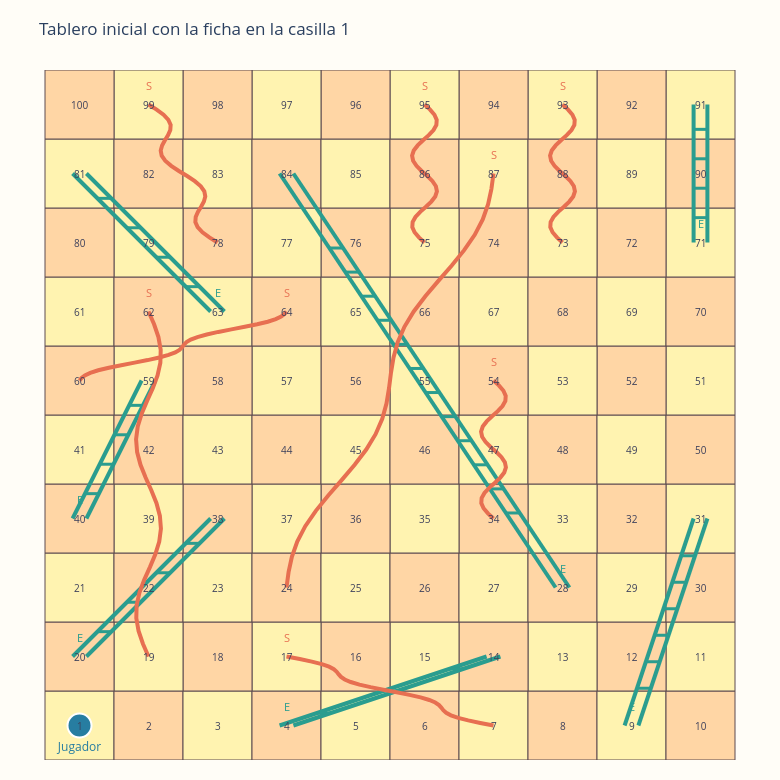

Notebook code cell kept with this figure:
### Markdown cell above
## Visualización del Tablero

La siguiente sección construye un tablero 2D con `plotly` y ejecuta una simulación animada de una partida. La ficha avanza según el resultado del dado y, cuando cae en una escalera o una serpiente, el desplazamiento adicional también se muestra visualmente sobre el tablero.

### Code cell
def board_coordinates(square):
    """Return the center coordinates for a given board square."""
    zero_based = square - 1
    row = zero_based // 10
    col_in_row = zero_based % 10
    if row % 2 == 0:
        x = col_in_row
    else:
        x = 9 - col_in_row
    y = row
    return x + 0.5, y + 0.5


def ladder_points(start, end):
    x1, y1 = board_coordinates(start)
    x2, y2 = board_coordinates(end)
    return np.column_stack([
        np.linspace(x1, x2, 16),
        np.linspace(y1, y2, 16),
    ])


def snake_points(start, end):
    x1, y1 = board_coordinates(start)
    x2, y2 = board_coordinates(end)
    t = np.linspace(0, 1, 28)
    x_curve = (1 - t) * x1 + t * x2 + 0.18 * np.sin(4 * np.pi * t)
    y_curve = (1 - t) * y1 + t * y2
    return np.column_stack([x_curve, y_curve])


def create_board_shapes():
    shapes = []
    for square in range(1, BOARD_END + 1):
        x, y = board_coordinates(square)
        fillcolor = '#FFF3B0' if ((int(x - 0.5) + int(y - 0.5)) % 2 == 0) else '#FFD6A5'
        shapes.append({
            'type': 'rect',
            'x0': x - 0.5, 'x1': x + 0.5,
            'y0': y - 0.5, 'y1': y + 0.5,
            'line': {'color': '#5C4B51', 'width': 1},
            'fillcolor': fillcolor,
            'layer': 'below',
        })

    for start, end in LADDERS.items():
        x1, y1 = board_coordinates(start)
        x2, y2 = board_coordinates(end)
        offset = 0.10
        for sign in (-1, 1):
            shapes.append({
                'type': 'line',
                'x0': x1 + sign * offset, 'y0': y1,
                'x1': x2 + sign * offset, 'y1': y2,
                'line': {'color': '#2A9D8F', 'width': 4},
            })
        rung_count = max(3, int(abs(y2 - y1) * 2))
        for fraction in np.linspace(0.18, 0.82, rung_count):
            left_x = (x1 - offset) + ((x2 - offset) - (x1 - offset)) * fraction
            left_y = y1 + (y2 - y1) * fraction
            right_x = (x1 + offset) + ((x2 + offset) - (x1 + offset)) * fraction
            right_y = y1 + (y2 - y1) * fraction
            shapes.append({
                'type': 'line',
                'x0': left_x, 'y0': left_y,
                'x1': right_x, 'y1': right_y,
                'line': {'color': '#2A9D8F', 'width': 3},
            })

    for start, end in SNAKES.items():
        curve = snake_points(start, end)
        path = 'M ' + ' L '.join(f'{x:.3f},{y:.3f}' for x, y in curve)
        shapes.append({
            'type': 'path',
            'path': path,
            'line': {'color': '#E76F51', 'width': 4},
        })

    return shapes


def create_board_annotations():
    annotations = []
    for square in range(1, BOARD_END + 1):
        x, y = board_coordinates(square)
        annotations.append({
            'x': x,
            'y': y,
            'text': str(square),
            'showarrow': False,
            'font': {'size': 10, 'color': '#3D405B'},
        })

    for start in LADDERS:
        x, y = board_coordinates(start)
        annotations.append({
            'x': x,
            'y': y + 0.28,
            'text': 'E',
            'showarrow': False,
            'font': {'size': 11, 'color': '#2A9D8F'},
        })

    for start in SNAKES:
        x, y = board_coordinates(start)
        annotations.append({
            'x': x,
            'y': y + 0.28,
            'text': 'S',
            'showarrow': False,
            'font': {'size': 11, 'color': '#E76F51'},
        })

    return annotations


def simulate_animation_game(rng_instance=None):
    """Simulate one game only for the board animation section."""
    if rng_instance is None:
        rng_instance = rng

    position = BOARD_START
    turns = 0
    path = []

    while position != BOARD_END:
        turns += 1
        roll = int(rng_instance.integers(1, 7))
        proposed_position = position + roll
        event = 'movimiento normal'
        final_position = position

        if proposed_position > BOARD_END:
            event = 'supera 100, permanece en la misma casilla'
        else:
            final_position = proposed_position
            if final_position in LADDERS:
                final_position = LADDERS[final_position]
                event = 'escalera'
            elif final_position in SNAKES:
                final_position = SNAKES[final_position]
                event = 'serpiente'

        path.append({
            'turn': turns,
            'start_position': position,
            'roll': roll,
            'proposed_position': proposed_position,
            'event': event,
            'final_position': final_position,
        })
        position = final_position

    return path


def add_pause_states(states, repeats=4):
    if not states:
        return states
    paused_states = []
    for state in states:
        paused_states.append(state)
        if state.get('pause_after'):
            for _ in range(repeats):
                paused_states.append({
                    'x': state['x'],
                    'y': state['y'],
                    'message': state['message'],
                    'pause_after': False,
                })
    return paused_states


def build_animation_states(path):
    x0, y0 = board_coordinates(BOARD_START)
    states = [{'x': x0, 'y': y0, 'message': 'Inicio del juego en la casilla 1.', 'pause_after': True}]

    for step in path:
        start_position = step['start_position']
        proposed_position = step['proposed_position']
        final_position = step['final_position']
        roll = step['roll']
        turn = step['turn']
        event = step['event']

        if proposed_position > BOARD_END:
            x, y = board_coordinates(start_position)
            states.append({
                'x': x,
                'y': y,
                'message': f'Turno {turn}: dado = {roll}. Se intentan mover {roll} casillas, pero se supera 100 y la ficha permanece en {start_position}.',
                'pause_after': True,
            })
            continue

        for square in range(start_position + 1, proposed_position + 1):
            x, y = board_coordinates(square)
            states.append({
                'x': x,
                'y': y,
                'message': f'Turno {turn}: dado = {roll}. La ficha avanza {roll} casillas hasta {proposed_position}.',
                'pause_after': False,
            })

        if event == 'escalera':
            for x, y in ladder_points(proposed_position, final_position)[1:]:
                states.append({
                    'x': float(x),
                    'y': float(y),
                    'message': f'Turno {turn}: cae en escalera {proposed_position}→{final_position}. La ficha asciende por la escalera.',
                    'pause_after': False,
                })
        elif event == 'serpiente':
            for x, y in snake_points(proposed_position, final_position)[1:]:
                states.append({
                    'x': float(x),
                    'y': float(y),
                    'message': f'Turno {turn}: cae en serpiente {proposed_position}→{final_position}. La ficha desciende por la serpiente.',
                    'pause_after': False,
                })

        states[-1]['pause_after'] = True

    x_end, y_end = board_coordinates(BOARD_END)
    states.append({
        'x': x_end,
        'y': y_end,
        'message': 'Fin de la partida: la ficha llega exactamente a la casilla 100.',
        'pause_after': True,
    })
    return add_pause_states(states, repeats=4)


def draw_board(player_position=BOARD_START, title_text=None):
    board_shapes = create_board_shapes()
    board_annotations = create_board_annotations()
    px, py = board_coordinates(player_position)

    fig = go.Figure()
    fig.add_trace(go.Scatter(
        x=[px],
        y=[py],
        mode='markers+text',
        marker=dict(size=24, color='#277DA1', line=dict(color='white', width=2)),
        text=['Jugador'],
        textposition='bottom center',
        textfont=dict(size=12, color='#277DA1'),
        hoverinfo='skip',
        showlegend=False,
    ))

    fig.update_layout(
        width=780,
        height=780,
        paper_bgcolor='#FFFDF7',
        plot_bgcolor='#FFFDF7',
        margin=dict(l=20, r=20, t=70, b=20),
        shapes=board_shapes,
        annotations=board_annotations,
        title=title_text or f'Tablero de Escaleras y Serpientes con la ficha en la casilla {player_position}',
        xaxis=dict(range=[0, 10], showgrid=False, zeroline=False, visible=False),
        yaxis=dict(range=[0, 10], showgrid=False, zeroline=False, visible=False, scaleanchor='x', scaleratio=1),
    )
    fig.show()


def animate_game(path):
    states = build_animation_states(path)
    board_shapes = create_board_shapes()
    board_annotations = create_board_annotations()

    fig = go.Figure(
        data=[go.Scatter(
            x=[states[0]['x']],
            y=[states[0]['y']],
            mode='markers+text',
            marker=dict(size=24, color='#277DA1', line=dict(color='white', width=2)),
            text=['Jugador'],
            textposition='bottom center',
            textfont=dict(size=12, color='#277DA1'),
            hoverinfo='skip',
            showlegend=False,
        )],
        frames=[
            go.Frame(
                data=[go.Scatter(
                    x=[state['x']],
                    y=[state['y']],
                    mode='markers+text',
                    marker=dict(size=24, color='#277DA1', line=dict(color='white', width=2)),
                    text=['Jugador'],
                    textposition='bottom center',
                    textfont=dict(size=12, color='#277DA1'),
                    hoverinfo='skip',
                    showlegend=False,
                )],
                name=str(idx),
                layout=go.Layout(title_text=state['message'])
            )
            for idx, state in enumerate(states)
        ]
    )

    fig.update_layout(
        width=780,
        height=820,
        paper_bgcolor='#FFFDF7',
        plot_bgcolor='#FFFDF7',
        margin=dict(l=20, r=20, t=100, b=20),
        shapes=board_shapes,
        annotations=board_annotations,
        title=states[0]['message'],
        xaxis=dict(range=[0, 10], showgrid=False, zeroline=False, visible=False),
        yaxis=dict(range=[0, 10], showgrid=False, zeroline=False, visible=False, scaleanchor='x', scaleratio=1),
        updatemenus=[{'type': 'buttons', 'showactive': False, 'buttons': []}],
        sliders=[{'visible': False}],
    )

    html = fig.to_html(include_plotlyjs='cdn', full_html=False, auto_play=False)
    html += """
<script>
const plots = document.querySelectorAll('.plotly-graph-div');
const gd = plots[plots.length - 1];
if (gd) {
  setTimeout(() => {
    Plotly.animate(gd, null, {
      frame: {duration: 220, redraw: true},
      transition: {duration: 120},
      mode: 'immediate',
      fromcurrent: true
    });
  }, 900);
}
</script>
"""
    display(HTML(html))


draw_board(player_position=BOARD_START, title_text='Tablero inicial con la ficha en la casilla 1')
animation_rng = np.random.default_rng(SEED)
animated_path = simulate_animation_game(rng_instance=animation_rng)
animate_game(animated_path)
